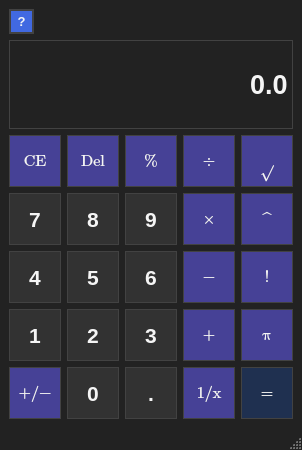
<?xml version="1.0" encoding="UTF-8"?>
<ui version="4.0">
 <class>Calculator</class>
 <widget class="QMainWindow" name="Calculator">
  <property name="geometry">
   <rect>
    <x>0</x>
    <y>0</y>
    <width>302</width>
    <height>450</height>
   </rect>
  </property>
  <property name="sizePolicy">
   <sizepolicy hsizetype="Fixed" vsizetype="Fixed">
    <horstretch>0</horstretch>
    <verstretch>0</verstretch>
   </sizepolicy>
  </property>
  <property name="minimumSize">
   <size>
    <width>302</width>
    <height>450</height>
   </size>
  </property>
  <property name="maximumSize">
   <size>
    <width>302</width>
    <height>450</height>
   </size>
  </property>
  <property name="windowTitle">
   <string>BlueBerryCalculator</string>
  </property>
  <property name="windowIcon">
   <iconset>
    <normaloff>BERRY.ico</normaloff>BERRY.ico</iconset>
  </property>
  <property name="layoutDirection">
   <enum>Qt::LeftToRight</enum>
  </property>
  <property name="styleSheet">
   <string notr="true">QMainWindow {
	background-color: #222222;
}</string>
  </property>
  <widget class="QWidget" name="centralwidget">
   <layout class="QGridLayout" name="gridLayout">
    <item row="4" column="0">
     <widget class="QPushButton" name="Button7">
      <property name="sizePolicy">
       <sizepolicy hsizetype="Preferred" vsizetype="Preferred">
        <horstretch>0</horstretch>
        <verstretch>0</verstretch>
       </sizepolicy>
      </property>
      <property name="minimumSize">
       <size>
        <width>52</width>
        <height>52</height>
       </size>
      </property>
      <property name="maximumSize">
       <size>
        <width>52</width>
        <height>52</height>
       </size>
      </property>
      <property name="font">
       <font>
        <family>Arial</family>
        <pointsize>16</pointsize>
        <weight>75</weight>
        <bold>true</bold>
       </font>
      </property>
      <property name="styleSheet">
       <string notr="true">QPushButton {
	background-color: #323232;
	border: 1px solid #424242;
	padding: 5px;
	color: #F5F5F5;
}

QPushButton:pressed {
	background-color: #D3D3D3;
	border: 1px solid #DCDCDC;
	padding: 5px;
	color: #F5F5F5;
}</string>
      </property>
      <property name="text">
       <string>7</string>
      </property>
     </widget>
    </item>
    <item row="5" column="4">
     <widget class="QPushButton" name="ButtonFactorial">
      <property name="sizePolicy">
       <sizepolicy hsizetype="Preferred" vsizetype="Preferred">
        <horstretch>0</horstretch>
        <verstretch>0</verstretch>
       </sizepolicy>
      </property>
      <property name="minimumSize">
       <size>
        <width>52</width>
        <height>52</height>
       </size>
      </property>
      <property name="maximumSize">
       <size>
        <width>52</width>
        <height>52</height>
       </size>
      </property>
      <property name="font">
       <font>
        <family>Cambria Math</family>
        <pointsize>12</pointsize>
        <weight>50</weight>
        <bold>false</bold>
       </font>
      </property>
      <property name="styleSheet">
       <string notr="true">QPushButton {
	background-color: #464196;
	border: 1px solid #424242;
	padding: 5px;
	color: #F5F5F5;
}

QPushButton:pressed {
	background-color: #D3D3D3;
	border: 1px solid #DCDCDC;
	padding: 5px;
	color: #F5F5F5;
}</string>
      </property>
      <property name="text">
       <string>!</string>
      </property>
     </widget>
    </item>
    <item row="4" column="3">
     <widget class="QPushButton" name="ButtonMultiplication">
      <property name="sizePolicy">
       <sizepolicy hsizetype="Preferred" vsizetype="Preferred">
        <horstretch>0</horstretch>
        <verstretch>0</verstretch>
       </sizepolicy>
      </property>
      <property name="minimumSize">
       <size>
        <width>52</width>
        <height>52</height>
       </size>
      </property>
      <property name="maximumSize">
       <size>
        <width>52</width>
        <height>52</height>
       </size>
      </property>
      <property name="font">
       <font>
        <family>Cambria Math</family>
        <pointsize>12</pointsize>
        <weight>50</weight>
        <bold>false</bold>
       </font>
      </property>
      <property name="styleSheet">
       <string notr="true">QPushButton {
	background-color: #464196;
	border: 1px solid #424242;
	padding: 5px;
	color: #F5F5F5;
}

QPushButton:pressed {
	background-color: #D3D3D3;
	border: 1px solid #DCDCDC;
	padding: 5px;
	color: #F5F5F5;
}</string>
      </property>
      <property name="text">
       <string>×</string>
      </property>
     </widget>
    </item>
    <item row="6" column="0">
     <widget class="QPushButton" name="Button1">
      <property name="sizePolicy">
       <sizepolicy hsizetype="Preferred" vsizetype="Preferred">
        <horstretch>0</horstretch>
        <verstretch>0</verstretch>
       </sizepolicy>
      </property>
      <property name="minimumSize">
       <size>
        <width>52</width>
        <height>52</height>
       </size>
      </property>
      <property name="maximumSize">
       <size>
        <width>52</width>
        <height>52</height>
       </size>
      </property>
      <property name="font">
       <font>
        <family>Arial</family>
        <pointsize>16</pointsize>
        <weight>75</weight>
        <bold>true</bold>
       </font>
      </property>
      <property name="styleSheet">
       <string notr="true">QPushButton {
	background-color: #323232;
	border: 1px solid #424242;
	padding: 5px;
	color: #F5F5F5;
}

QPushButton:pressed {
	background-color: #D3D3D3;
	border: 1px solid #DCDCDC;
	padding: 5px;
	color: #F5F5F5;
}</string>
      </property>
      <property name="text">
       <string>1</string>
      </property>
     </widget>
    </item>
    <item row="4" column="2">
     <widget class="QPushButton" name="Button9">
      <property name="sizePolicy">
       <sizepolicy hsizetype="Preferred" vsizetype="Preferred">
        <horstretch>0</horstretch>
        <verstretch>0</verstretch>
       </sizepolicy>
      </property>
      <property name="minimumSize">
       <size>
        <width>52</width>
        <height>52</height>
       </size>
      </property>
      <property name="maximumSize">
       <size>
        <width>52</width>
        <height>52</height>
       </size>
      </property>
      <property name="font">
       <font>
        <family>Arial</family>
        <pointsize>16</pointsize>
        <weight>75</weight>
        <bold>true</bold>
       </font>
      </property>
      <property name="styleSheet">
       <string notr="true">QPushButton {
	background-color: #323232;
	border: 1px solid #424242;
	padding: 5px;
	color: #F5F5F5;
}

QPushButton:pressed {
	background-color: #D3D3D3;
	border: 1px solid #DCDCDC;
	padding: 5px;
	color: #F5F5F5;
}</string>
      </property>
      <property name="text">
       <string>9</string>
      </property>
     </widget>
    </item>
    <item row="6" column="4">
     <widget class="QPushButton" name="ButtonPi">
      <property name="sizePolicy">
       <sizepolicy hsizetype="Preferred" vsizetype="Preferred">
        <horstretch>0</horstretch>
        <verstretch>0</verstretch>
       </sizepolicy>
      </property>
      <property name="minimumSize">
       <size>
        <width>52</width>
        <height>52</height>
       </size>
      </property>
      <property name="maximumSize">
       <size>
        <width>52</width>
        <height>52</height>
       </size>
      </property>
      <property name="font">
       <font>
        <family>Cambria Math</family>
        <pointsize>12</pointsize>
        <weight>50</weight>
        <bold>false</bold>
       </font>
      </property>
      <property name="styleSheet">
       <string notr="true">QPushButton {
	background-color: #464196;
	border: 1px solid #424242;
	padding: 5px;
	color: #F5F5F5;
}

QPushButton:pressed {
	background-color: #D3D3D3;
	border: 1px solid #DCDCDC;
	padding: 5px;
	color: #F5F5F5;
}</string>
      </property>
      <property name="text">
       <string>π</string>
      </property>
     </widget>
    </item>
    <item row="4" column="4">
     <widget class="QPushButton" name="pushButton_22">
      <property name="sizePolicy">
       <sizepolicy hsizetype="Preferred" vsizetype="Preferred">
        <horstretch>0</horstretch>
        <verstretch>0</verstretch>
       </sizepolicy>
      </property>
      <property name="minimumSize">
       <size>
        <width>52</width>
        <height>52</height>
       </size>
      </property>
      <property name="maximumSize">
       <size>
        <width>52</width>
        <height>52</height>
       </size>
      </property>
      <property name="font">
       <font>
        <family>Cambria Math</family>
        <pointsize>12</pointsize>
        <weight>50</weight>
        <bold>false</bold>
       </font>
      </property>
      <property name="styleSheet">
       <string notr="true">QPushButton {
	background-color: #464196;
	border: 1px solid #424242;
	padding: 5px;
	color: #F5F5F5;
}

QPushButton:pressed {
	background-color: #D3D3D3;
	border: 1px solid #DCDCDC;
	padding: 5px;
	color: #F5F5F5;
}</string>
      </property>
      <property name="text">
       <string>^</string>
      </property>
     </widget>
    </item>
    <item row="5" column="1">
     <widget class="QPushButton" name="Button5">
      <property name="sizePolicy">
       <sizepolicy hsizetype="Preferred" vsizetype="Preferred">
        <horstretch>0</horstretch>
        <verstretch>0</verstretch>
       </sizepolicy>
      </property>
      <property name="minimumSize">
       <size>
        <width>52</width>
        <height>52</height>
       </size>
      </property>
      <property name="maximumSize">
       <size>
        <width>52</width>
        <height>52</height>
       </size>
      </property>
      <property name="font">
       <font>
        <family>Arial</family>
        <pointsize>16</pointsize>
        <weight>75</weight>
        <bold>true</bold>
       </font>
      </property>
      <property name="styleSheet">
       <string notr="true">QPushButton {
	background-color: #323232;
	border: 1px solid #424242;
	padding: 5px;
	color: #F5F5F5;
}

QPushButton:pressed {
	background-color: #D3D3D3;
	border: 1px solid #DCDCDC;
	padding: 5px;
	color: #F5F5F5;
}</string>
      </property>
      <property name="text">
       <string>5</string>
      </property>
     </widget>
    </item>
    <item row="5" column="0">
     <widget class="QPushButton" name="Button4">
      <property name="sizePolicy">
       <sizepolicy hsizetype="Preferred" vsizetype="Preferred">
        <horstretch>0</horstretch>
        <verstretch>0</verstretch>
       </sizepolicy>
      </property>
      <property name="minimumSize">
       <size>
        <width>52</width>
        <height>52</height>
       </size>
      </property>
      <property name="maximumSize">
       <size>
        <width>52</width>
        <height>52</height>
       </size>
      </property>
      <property name="font">
       <font>
        <family>Arial</family>
        <pointsize>16</pointsize>
        <weight>75</weight>
        <bold>true</bold>
       </font>
      </property>
      <property name="styleSheet">
       <string notr="true">QPushButton {
	background-color: #323232;
	border: 1px solid #424242;
	padding: 5px;
	color: #F5F5F5;
}

QPushButton:pressed {
	background-color: #D3D3D3;
	border: 1px solid #DCDCDC;
	padding: 5px;
	color: #F5F5F5;
}</string>
      </property>
      <property name="text">
       <string>4</string>
      </property>
     </widget>
    </item>
    <item row="6" column="3">
     <widget class="QPushButton" name="ButtonAddition">
      <property name="sizePolicy">
       <sizepolicy hsizetype="Preferred" vsizetype="Preferred">
        <horstretch>0</horstretch>
        <verstretch>0</verstretch>
       </sizepolicy>
      </property>
      <property name="minimumSize">
       <size>
        <width>52</width>
        <height>52</height>
       </size>
      </property>
      <property name="maximumSize">
       <size>
        <width>52</width>
        <height>52</height>
       </size>
      </property>
      <property name="font">
       <font>
        <family>Cambria Math</family>
        <pointsize>12</pointsize>
        <weight>50</weight>
        <bold>false</bold>
       </font>
      </property>
      <property name="styleSheet">
       <string notr="true">QPushButton {
	background-color: #464196;
	border: 1px solid #424242;
	padding: 5px;
	color: #F5F5F5;
}

QPushButton:pressed {
	background-color: #D3D3D3;
	border: 1px solid #DCDCDC;
	padding: 5px;
	color: #F5F5F5;
}</string>
      </property>
      <property name="text">
       <string>+</string>
      </property>
     </widget>
    </item>
    <item row="6" column="1">
     <widget class="QPushButton" name="Button2">
      <property name="sizePolicy">
       <sizepolicy hsizetype="Preferred" vsizetype="Preferred">
        <horstretch>0</horstretch>
        <verstretch>0</verstretch>
       </sizepolicy>
      </property>
      <property name="minimumSize">
       <size>
        <width>52</width>
        <height>52</height>
       </size>
      </property>
      <property name="maximumSize">
       <size>
        <width>52</width>
        <height>52</height>
       </size>
      </property>
      <property name="font">
       <font>
        <family>Arial</family>
        <pointsize>16</pointsize>
        <weight>75</weight>
        <bold>true</bold>
       </font>
      </property>
      <property name="styleSheet">
       <string notr="true">QPushButton {
	background-color: #323232;
	border: 1px solid #424242;
	padding: 5px;
	color: #F5F5F5;
}

QPushButton:pressed {
	background-color: #D3D3D3;
	border: 1px solid #DCDCDC;
	padding: 5px;
	color: #F5F5F5;
}</string>
      </property>
      <property name="text">
       <string>2</string>
      </property>
     </widget>
    </item>
    <item row="3" column="1">
     <widget class="QPushButton" name="ButtonDel">
      <property name="sizePolicy">
       <sizepolicy hsizetype="Preferred" vsizetype="Preferred">
        <horstretch>0</horstretch>
        <verstretch>0</verstretch>
       </sizepolicy>
      </property>
      <property name="minimumSize">
       <size>
        <width>52</width>
        <height>52</height>
       </size>
      </property>
      <property name="maximumSize">
       <size>
        <width>52</width>
        <height>52</height>
       </size>
      </property>
      <property name="font">
       <font>
        <family>Cambria Math</family>
        <pointsize>12</pointsize>
        <weight>50</weight>
        <bold>false</bold>
       </font>
      </property>
      <property name="styleSheet">
       <string notr="true">QPushButton {
	background-color: #464196;
	border: 1px solid #424242;
	padding: 5px;
	color: #F5F5F5;
}

QPushButton:pressed {
	background-color: #D3D3D3;
	border: 1px solid #DCDCDC;
	padding: 5px;
	color: #F5F5F5;
}</string>
      </property>
      <property name="text">
       <string>Del</string>
      </property>
     </widget>
    </item>
    <item row="3" column="4">
     <widget class="QPushButton" name="pushButton_21">
      <property name="sizePolicy">
       <sizepolicy hsizetype="Preferred" vsizetype="Preferred">
        <horstretch>0</horstretch>
        <verstretch>0</verstretch>
       </sizepolicy>
      </property>
      <property name="minimumSize">
       <size>
        <width>52</width>
        <height>52</height>
       </size>
      </property>
      <property name="maximumSize">
       <size>
        <width>52</width>
        <height>52</height>
       </size>
      </property>
      <property name="font">
       <font>
        <family>Cambria Math</family>
        <pointsize>12</pointsize>
        <weight>50</weight>
        <bold>false</bold>
       </font>
      </property>
      <property name="styleSheet">
       <string notr="true">QPushButton {
	background-color: #464196;
	border: 1px solid #424242;
	padding: 5px;
	color: #F5F5F5;
}

QPushButton:pressed {
	background-color: #D3D3D3;
	border: 1px solid #DCDCDC;
	padding: 5px;
	color: #F5F5F5;
}</string>
      </property>
      <property name="text">
       <string>√</string>
      </property>
     </widget>
    </item>
    <item row="7" column="0">
     <widget class="QPushButton" name="ButtonNegation">
      <property name="minimumSize">
       <size>
        <width>52</width>
        <height>52</height>
       </size>
      </property>
      <property name="maximumSize">
       <size>
        <width>52</width>
        <height>52</height>
       </size>
      </property>
      <property name="font">
       <font>
        <family>Cambria Math</family>
        <pointsize>12</pointsize>
        <weight>50</weight>
        <bold>false</bold>
       </font>
      </property>
      <property name="styleSheet">
       <string notr="true">QPushButton {
	background-color: #464196;
	border: 1px solid #424242;
	padding: 5px;
	color: #F5F5F5;
}

QPushButton:pressed {
	background-color: #D3D3D3;
	border: 1px solid #DCDCDC;
	padding: 5px;
	color: #F5F5F5;
}</string>
      </property>
      <property name="text">
       <string>+/−</string>
      </property>
     </widget>
    </item>
    <item row="6" column="2">
     <widget class="QPushButton" name="Button3">
      <property name="sizePolicy">
       <sizepolicy hsizetype="Preferred" vsizetype="Preferred">
        <horstretch>0</horstretch>
        <verstretch>0</verstretch>
       </sizepolicy>
      </property>
      <property name="minimumSize">
       <size>
        <width>52</width>
        <height>52</height>
       </size>
      </property>
      <property name="maximumSize">
       <size>
        <width>52</width>
        <height>52</height>
       </size>
      </property>
      <property name="font">
       <font>
        <family>Arial</family>
        <pointsize>16</pointsize>
        <weight>75</weight>
        <bold>true</bold>
       </font>
      </property>
      <property name="styleSheet">
       <string notr="true">QPushButton {
	background-color: #323232;
	border: 1px solid #424242;
	padding: 5px;
	color: #F5F5F5;
}

QPushButton:pressed {
	background-color: #D3D3D3;
	border: 1px solid #DCDCDC;
	padding: 5px;
	color: #F5F5F5;
}</string>
      </property>
      <property name="text">
       <string>3</string>
      </property>
     </widget>
    </item>
    <item row="3" column="3">
     <widget class="QPushButton" name="ButtonDivision">
      <property name="sizePolicy">
       <sizepolicy hsizetype="Preferred" vsizetype="Preferred">
        <horstretch>0</horstretch>
        <verstretch>0</verstretch>
       </sizepolicy>
      </property>
      <property name="minimumSize">
       <size>
        <width>52</width>
        <height>52</height>
       </size>
      </property>
      <property name="maximumSize">
       <size>
        <width>52</width>
        <height>52</height>
       </size>
      </property>
      <property name="font">
       <font>
        <family>Cambria Math</family>
        <pointsize>12</pointsize>
        <weight>50</weight>
        <bold>false</bold>
       </font>
      </property>
      <property name="styleSheet">
       <string notr="true">QPushButton {
	background-color: #464196;
	border: 1px solid #424242;
	padding: 5px;
	color: #F5F5F5;
}

QPushButton:pressed {
	background-color: #D3D3D3;
	border: 1px solid #DCDCDC;
	padding: 5px;
	color: #F5F5F5;
}</string>
      </property>
      <property name="text">
       <string>÷</string>
      </property>
     </widget>
    </item>
    <item row="5" column="3">
     <widget class="QPushButton" name="ButtonSubtraction">
      <property name="sizePolicy">
       <sizepolicy hsizetype="Preferred" vsizetype="Preferred">
        <horstretch>0</horstretch>
        <verstretch>0</verstretch>
       </sizepolicy>
      </property>
      <property name="minimumSize">
       <size>
        <width>52</width>
        <height>52</height>
       </size>
      </property>
      <property name="maximumSize">
       <size>
        <width>52</width>
        <height>52</height>
       </size>
      </property>
      <property name="font">
       <font>
        <family>Cambria Math</family>
        <pointsize>12</pointsize>
        <weight>50</weight>
        <bold>false</bold>
       </font>
      </property>
      <property name="styleSheet">
       <string notr="true">QPushButton {
	background-color: #464196;
	border: 1px solid #424242;
	padding: 5px;
	color: #F5F5F5;
}

QPushButton:pressed {
	background-color: #D3D3D3;
	border: 1px solid #DCDCDC;
	padding: 5px;
	color: #F5F5F5;
}</string>
      </property>
      <property name="text">
       <string>−</string>
      </property>
     </widget>
    </item>
    <item row="4" column="1">
     <widget class="QPushButton" name="Button8">
      <property name="sizePolicy">
       <sizepolicy hsizetype="Preferred" vsizetype="Preferred">
        <horstretch>0</horstretch>
        <verstretch>0</verstretch>
       </sizepolicy>
      </property>
      <property name="minimumSize">
       <size>
        <width>52</width>
        <height>52</height>
       </size>
      </property>
      <property name="maximumSize">
       <size>
        <width>52</width>
        <height>52</height>
       </size>
      </property>
      <property name="font">
       <font>
        <family>Arial</family>
        <pointsize>16</pointsize>
        <weight>75</weight>
        <bold>true</bold>
       </font>
      </property>
      <property name="styleSheet">
       <string notr="true">QPushButton {
	background-color: #323232;
	border: 1px solid #424242;
	padding: 5px;
	color: #F5F5F5;
}

QPushButton:pressed {
	background-color: #D3D3D3;
	border: 1px solid #DCDCDC;
	padding: 5px;
	color: #F5F5F5;
}</string>
      </property>
      <property name="text">
       <string>8</string>
      </property>
     </widget>
    </item>
    <item row="0" column="0">
     <widget class="QPushButton" name="ButtonHelp">
      <property name="sizePolicy">
       <sizepolicy hsizetype="Preferred" vsizetype="Preferred">
        <horstretch>0</horstretch>
        <verstretch>0</verstretch>
       </sizepolicy>
      </property>
      <property name="minimumSize">
       <size>
        <width>25</width>
        <height>25</height>
       </size>
      </property>
      <property name="maximumSize">
       <size>
        <width>25</width>
        <height>25</height>
       </size>
      </property>
      <property name="font">
       <font>
        <family>Arial</family>
        <pointsize>10</pointsize>
        <weight>75</weight>
        <bold>true</bold>
       </font>
      </property>
      <property name="cursor">
       <cursorShape>PointingHandCursor</cursorShape>
      </property>
      <property name="layoutDirection">
       <enum>Qt::LeftToRight</enum>
      </property>
      <property name="autoFillBackground">
       <bool>false</bool>
      </property>
      <property name="styleSheet">
       <string notr="true">QPushButton {
	background-color: #4169E1;
	border: 2px solid #424242;
	padding: 5px;
	color: #F5F5F5;
}

QPushButton:pressed {
	background-color: #D3D3D3;
	border: 1px solid #DCDCDC;
	padding: 5px;
	color: #F5F5F5;
}</string>
      </property>
      <property name="text">
       <string>?</string>
      </property>
     </widget>
    </item>
    <item row="7" column="2">
     <widget class="QPushButton" name="ButtonFloatingPoint">
      <property name="sizePolicy">
       <sizepolicy hsizetype="Preferred" vsizetype="Preferred">
        <horstretch>0</horstretch>
        <verstretch>0</verstretch>
       </sizepolicy>
      </property>
      <property name="minimumSize">
       <size>
        <width>52</width>
        <height>52</height>
       </size>
      </property>
      <property name="maximumSize">
       <size>
        <width>52</width>
        <height>52</height>
       </size>
      </property>
      <property name="font">
       <font>
        <family>Arial</family>
        <pointsize>16</pointsize>
        <weight>75</weight>
        <bold>true</bold>
       </font>
      </property>
      <property name="styleSheet">
       <string notr="true">QPushButton {
	background-color: #323232;
	border: 1px solid #424242;
	padding: 5px;
	color: #F5F5F5;
}

QPushButton:pressed {
	background-color: #D3D3D3;
	border: 1px solid #DCDCDC;
	padding: 5px;
	color: #F5F5F5;
}</string>
      </property>
      <property name="text">
       <string>.</string>
      </property>
     </widget>
    </item>
    <item row="5" column="2">
     <widget class="QPushButton" name="Button6">
      <property name="sizePolicy">
       <sizepolicy hsizetype="Preferred" vsizetype="Preferred">
        <horstretch>0</horstretch>
        <verstretch>0</verstretch>
       </sizepolicy>
      </property>
      <property name="minimumSize">
       <size>
        <width>52</width>
        <height>52</height>
       </size>
      </property>
      <property name="maximumSize">
       <size>
        <width>52</width>
        <height>52</height>
       </size>
      </property>
      <property name="font">
       <font>
        <family>Arial</family>
        <pointsize>16</pointsize>
        <weight>75</weight>
        <bold>true</bold>
       </font>
      </property>
      <property name="styleSheet">
       <string notr="true">QPushButton {
	background-color: #323232;
	border: 1px solid #424242;
	padding: 5px;
	color: #F5F5F5;
}

QPushButton:pressed {
	background-color: #D3D3D3;
	border: 1px solid #DCDCDC;
	padding: 5px;
	color: #F5F5F5;
}</string>
      </property>
      <property name="text">
       <string>6</string>
      </property>
     </widget>
    </item>
    <item row="7" column="1">
     <widget class="QPushButton" name="Button0">
      <property name="sizePolicy">
       <sizepolicy hsizetype="Preferred" vsizetype="Preferred">
        <horstretch>0</horstretch>
        <verstretch>0</verstretch>
       </sizepolicy>
      </property>
      <property name="minimumSize">
       <size>
        <width>52</width>
        <height>52</height>
       </size>
      </property>
      <property name="maximumSize">
       <size>
        <width>52</width>
        <height>52</height>
       </size>
      </property>
      <property name="font">
       <font>
        <family>Arial</family>
        <pointsize>16</pointsize>
        <weight>75</weight>
        <bold>true</bold>
       </font>
      </property>
      <property name="styleSheet">
       <string notr="true">QPushButton {
	background-color: #323232;
	border: 1px solid #424242;
	padding: 5px;
	color: #F5F5F5;
}

QPushButton:pressed {
	background-color: #D3D3D3;
	border: 1px solid #DCDCDC;
	padding: 5px;
	color: #F5F5F5;
}</string>
      </property>
      <property name="text">
       <string>0</string>
      </property>
     </widget>
    </item>
    <item row="7" column="3">
     <widget class="QPushButton" name="pushButton_20">
      <property name="sizePolicy">
       <sizepolicy hsizetype="Preferred" vsizetype="Preferred">
        <horstretch>0</horstretch>
        <verstretch>0</verstretch>
       </sizepolicy>
      </property>
      <property name="minimumSize">
       <size>
        <width>52</width>
        <height>52</height>
       </size>
      </property>
      <property name="maximumSize">
       <size>
        <width>52</width>
        <height>52</height>
       </size>
      </property>
      <property name="font">
       <font>
        <family>Cambria Math</family>
        <pointsize>12</pointsize>
        <weight>50</weight>
        <bold>false</bold>
       </font>
      </property>
      <property name="styleSheet">
       <string notr="true">QPushButton {
	background-color: #464196;
	border: 1px solid #424242;
	padding: 5px;
	color: #F5F5F5;
}

QPushButton:pressed {
	background-color: #D3D3D3;
	border: 1px solid #DCDCDC;
	padding: 5px;
	color: #F5F5F5;
}</string>
      </property>
      <property name="text">
       <string>1/x</string>
      </property>
     </widget>
    </item>
    <item row="3" column="2">
     <widget class="QPushButton" name="ButtonPercent">
      <property name="sizePolicy">
       <sizepolicy hsizetype="Preferred" vsizetype="Preferred">
        <horstretch>0</horstretch>
        <verstretch>0</verstretch>
       </sizepolicy>
      </property>
      <property name="minimumSize">
       <size>
        <width>52</width>
        <height>52</height>
       </size>
      </property>
      <property name="maximumSize">
       <size>
        <width>52</width>
        <height>52</height>
       </size>
      </property>
      <property name="font">
       <font>
        <family>Cambria Math</family>
        <pointsize>12</pointsize>
        <weight>50</weight>
        <bold>false</bold>
       </font>
      </property>
      <property name="styleSheet">
       <string notr="true">QPushButton {
	background-color: #464196;
	border: 1px solid #424242;
	padding: 5px;
	color: #F5F5F5;
}

QPushButton:pressed {
	background-color: #D3D3D3;
	border: 1px solid #DCDCDC;
	padding: 5px;
	color: #F5F5F5;
}</string>
      </property>
      <property name="text">
       <string>%</string>
      </property>
     </widget>
    </item>
    <item row="3" column="0">
     <widget class="QPushButton" name="ButtonCE">
      <property name="sizePolicy">
       <sizepolicy hsizetype="Preferred" vsizetype="Preferred">
        <horstretch>0</horstretch>
        <verstretch>0</verstretch>
       </sizepolicy>
      </property>
      <property name="minimumSize">
       <size>
        <width>52</width>
        <height>52</height>
       </size>
      </property>
      <property name="maximumSize">
       <size>
        <width>52</width>
        <height>52</height>
       </size>
      </property>
      <property name="font">
       <font>
        <family>Cambria Math</family>
        <pointsize>12</pointsize>
        <weight>50</weight>
        <bold>false</bold>
       </font>
      </property>
      <property name="styleSheet">
       <string notr="true">QPushButton {
	background-color: #464196;
	border: 1px solid #424242;
	padding: 5px;
	color: #F5F5F5;
}

QPushButton:pressed {
	background-color: #D3D3D3;
	border: 1px solid #DCDCDC;
	padding: 5px;
	color: #F5F5F5;
}</string>
      </property>
      <property name="text">
       <string>CE</string>
      </property>
     </widget>
    </item>
    <item row="7" column="4">
     <widget class="QPushButton" name="ButtonEquals">
      <property name="sizePolicy">
       <sizepolicy hsizetype="Preferred" vsizetype="Preferred">
        <horstretch>0</horstretch>
        <verstretch>0</verstretch>
       </sizepolicy>
      </property>
      <property name="minimumSize">
       <size>
        <width>52</width>
        <height>52</height>
       </size>
      </property>
      <property name="maximumSize">
       <size>
        <width>52</width>
        <height>52</height>
       </size>
      </property>
      <property name="font">
       <font>
        <family>Cambria Math</family>
        <pointsize>12</pointsize>
        <weight>50</weight>
        <bold>false</bold>
       </font>
      </property>
      <property name="styleSheet">
       <string notr="true">QPushButton {
	background-color: #1F3050;
	border: 1px solid #424242;
	padding: 5px;
	color: #F5F5F5;
}

QPushButton:pressed {
	background-color: #D3D3D3;
	border: 1px solid #DCDCDC;
	padding: 5px;
	color: #F5F5F5;
}</string>
      </property>
      <property name="text">
       <string>=</string>
      </property>
     </widget>
    </item>
    <item row="1" column="0" colspan="5">
     <widget class="QLineEdit" name="Display">
      <property name="sizePolicy">
       <sizepolicy hsizetype="Preferred" vsizetype="Preferred">
        <horstretch>0</horstretch>
        <verstretch>0</verstretch>
       </sizepolicy>
      </property>
      <property name="minimumSize">
       <size>
        <width>0</width>
        <height>70</height>
       </size>
      </property>
      <property name="font">
       <font>
        <family>Arial</family>
        <pointsize>20</pointsize>
        <weight>75</weight>
        <bold>true</bold>
       </font>
      </property>
      <property name="styleSheet">
       <string notr="true">QLineEdit {
	background-color: #222222;
	border: 1px solid #424242;
	color: #F5F5F5;
}</string>
      </property>
      <property name="text">
       <string>0.0</string>
      </property>
      <property name="alignment">
       <set>Qt::AlignRight|Qt::AlignTrailing|Qt::AlignVCenter</set>
      </property>
     </widget>
    </item>
   </layout>
  </widget>
  <widget class="QMenuBar" name="menubar">
   <property name="geometry">
    <rect>
     <x>0</x>
     <y>0</y>
     <width>302</width>
     <height>26</height>
    </rect>
   </property>
  </widget>
  <widget class="QStatusBar" name="statusbar"/>
 </widget>
 <resources/>
 <connections/>
</ui>
